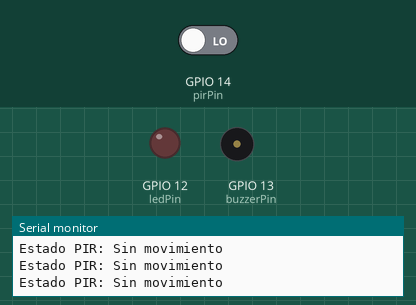
The sketch below on a simulated ESP32. On the bench: output pins drawn as LEDs (lit = HIGH), buzzer (waves = sounding), the last lines printed to the serial monitor. The test bench sets the inputs (shaded band); at power-on: GPIO 14 (pirPin) LOW. WiFi joins after 1.5 s; servers stay silent unless stated; uploads are accepted with an empty reply; random numbers use the default seed unless the sketch sets one.

Above: at 2.7 s.
2.8 s: GPIO 14 (pirPin) driven HIGH
At 3.5 s:
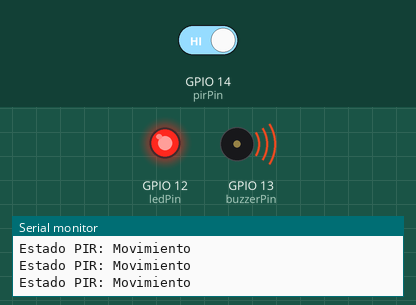
4.3 s: GPIO 14 (pirPin) driven LOW
At 4.8 s:
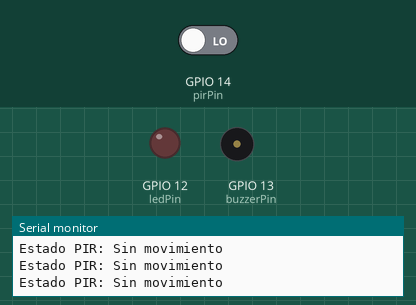
Timing chart, 0 to 7.3 s (numbered marks = the images above; inputs shaded):
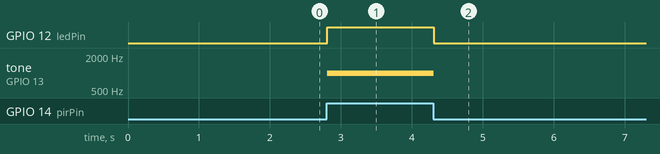

The sketch:

codigo.ino
```cpp
#include <WiFi.h>
#include <HTTPClient.h>
#include <ArduinoJson.h>

// Configuración de WiFi (Wokwi proporciona una red virtual)
const char* ssid = "Wokwi-GUEST";
const char* password = "";
const int wifiChannel = 6;

// Configuración del servidor
const char* serverUrl = "https://api-app-android-studio-tesis.onrender.com/datos";
const char* token = "eyJhbGciOiJIUzI1NiIsInR5cCI6IkpXVCJ9.eyJpZCI6IjY4YTc5OWMwNzA5MDNmMDQ1NGU2Nzc1NSIsIm5vbWJyZVVzdWFyaW8iOiJqaGFuNzgiLCJpYXQiOjE3NTU4MTQ5OTcsImV4cCI6MTc1NTgxODU5N30.EryeIlzMSYdqCm7qp2gatdr_7SePzuq8gkkTj2Mf8CQ"; // Token JWT
//el token tienes que conseguirlo por postman, qal ingresar la cuenta.

// Configuración de pines (según tu conexión real)
const int pirPin = 14;   // Pin del sensor PIR (OUT)
const int ledPin = 12;   // Pin del LED
const int buzzerPin = 13; // Pin del buzzer

// Variables globales
int eventosTotales = 0;
int eventosCriticos = 0;
unsigned long ultimaDeteccion = 0;
bool movimientoActivo = false;

// Función para simular datos
void generarDatosSimulados(int &horas, int &eventosTotales, int &eventosCriticos) {
  horas = random(1, 25);
  eventosTotales = ::eventosTotales;
  eventosCriticos = ::eventosCriticos;
}

void setup() {
  pinMode(pirPin, INPUT);
  pinMode(ledPin, OUTPUT);
  pinMode(buzzerPin, OUTPUT);
  digitalWrite(ledPin, LOW);
  noTone(buzzerPin);

  Serial.begin(115200);
  Serial.println("Iniciando ESP32...");

  // Conectar a WiFi
  Serial.print("Conectando a WiFi...");
  WiFi.begin(ssid, password, wifiChannel);
  while (WiFi.status() != WL_CONNECTED) {
    delay(100);
    Serial.print(".");
  }
  Serial.println(" ¡Conectado!");
  Serial.println("IP asignada: " + WiFi.localIP().toString());
}

void loop() {
  int pirEstado = digitalRead(pirPin);
  unsigned long tiempoActual = millis();

  Serial.println("Estado PIR: " + String(pirEstado == HIGH ? "Movimiento" : "Sin movimiento"));

  if (pirEstado == HIGH) {
    if (!movimientoActivo) {
      movimientoActivo = true;
      eventosTotales++;
      Serial.println("Movimiento detectado! Eventos totales: " + String(eventosTotales));
      digitalWrite(ledPin, HIGH);
      tone(buzzerPin, 1000);
      ultimaDeteccion = tiempoActual;
    }

    if (tiempoActual - ultimaDeteccion >= 2000) {
      eventosCriticos++;
      Serial.println("Evento crítico registrado! Eventos críticos: " + String(eventosCriticos));
      ultimaDeteccion = tiempoActual;
    }
  } else {
    if (movimientoActivo) {
      movimientoActivo = false;
      digitalWrite(ledPin, LOW);
      noTone(buzzerPin);
      Serial.println("Movimiento terminado.");
    }
  }

  // Enviar datos cada 5 segundos
  static unsigned long ultimoEnvio = 0;
  if (tiempoActual - ultimoEnvio >= 5000) {
    int horas, eventosTotalesLocal, eventosCriticosLocal;
    generarDatosSimulados(horas, eventosTotalesLocal, eventosCriticosLocal);

    StaticJsonDocument<200> doc;
    doc["horasMonitoreadas"] = horas;
    doc["eventosTotales"] = eventosTotalesLocal;
    doc["eventosCriticos"] = eventosCriticosLocal;
    String json;
    serializeJson(doc, json);

    if (WiFi.status() == WL_CONNECTED) {
      HTTPClient http;
      http.begin(serverUrl);
      http.addHeader("Content-Type", "application/json");
      http.addHeader("Authorization", String("Bearer ") + token);

      Serial.println("Enviando datos: " + json);
      int httpCode = http.POST(json);
      if (httpCode > 0) {
        String response = http.getString();
        Serial.println("Código HTTP: " + String(httpCode));
        Serial.println("Respuesta: " + response);
      } else {
        Serial.println("Error en la solicitud HTTP: " + String(httpCode));
      }
      http.end();
    } else {
      Serial.println("WiFi no conectado, intentando reconectar...");
      WiFi.begin(ssid, password, wifiChannel);
    }

    ultimoEnvio = tiempoActual;
  }

  delay(100);
}
```

Measured:
- after the input at 2.8 s, GPIO 12 (ledPin): LOW → HIGH at once; tone on GPIO 13 (buzzerPin): silent → 1000 Hz at once
- after the input at 4.3 s, GPIO 12 (ledPin): HIGH → LOW at once; tone on GPIO 13 (buzzerPin): 1000 Hz → silent at once
